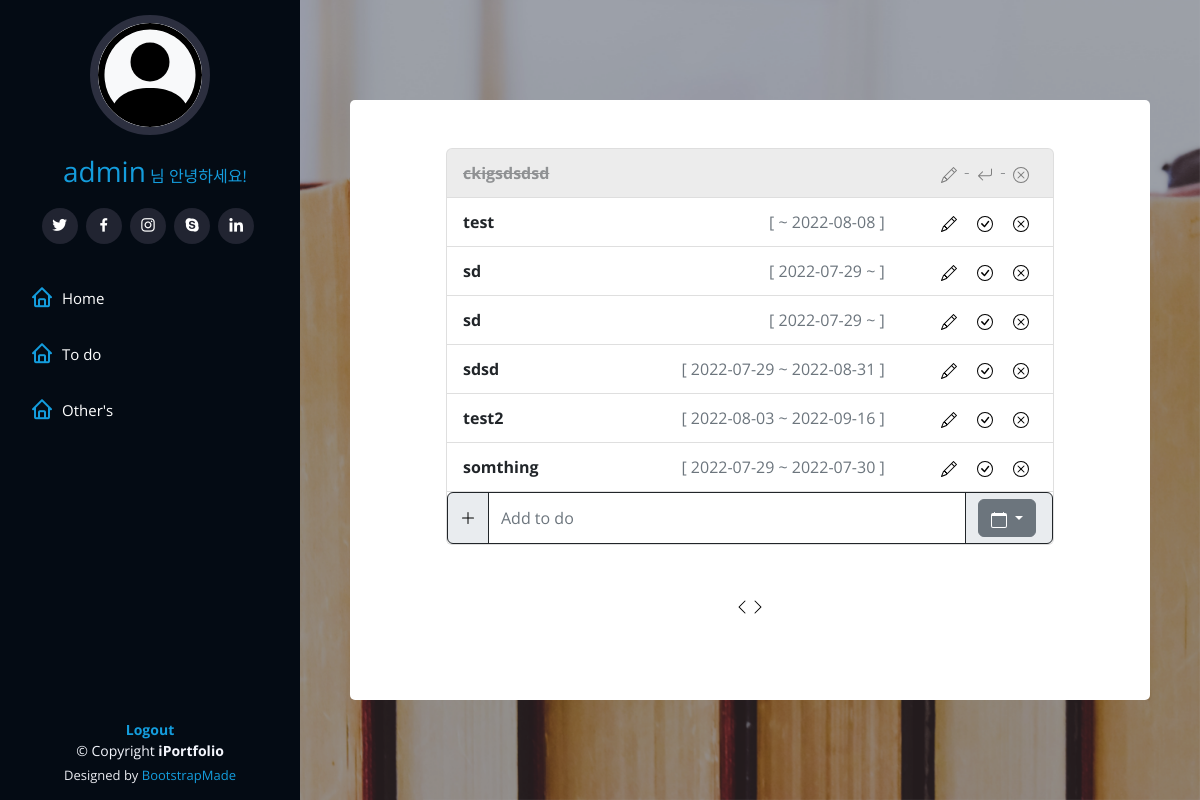
The page /todo/ (signed in) on the database its author committed.
### app/models.py (models this page shows, shortened)
class Post(models.Model):
    content = models.TextField()
    user = models.ForeignKey(User, on_delete=models.CASCADE)
    time = models.DateTimeField(null=True)
    done = models.BooleanField(default=False)
    start_time = models.DateTimeField(null=True)
    end_time = models.DateTimeField(null=True)

### app/views.py (the view, shortened to what this page needs)
# urls.py: path('todo/', views.todo, name='todo'),
def todo(request):
    if request.method == "GET":
        print(request.user)
        if not request.user.is_authenticated:
            return render(request, 'todo.html')
        else:
            posts = Post.objects.filter(user=request.user).order_by('-id')
            paginator = Paginator(posts, 7)
            pagenum = request.GET.get('page')
            posts = paginator.get_page(pagenum)
            return render(request, 'todo.html', {'posts':posts})
    return redirect('todo')

### app/templates/todo.html (shortened to what this page needs)
{% extends 'base.html' %}
{% block content %}
  {% load static %}
  <link rel="stylesheet" href="{% static 'assets/css/todo.css' %}">
  <section id="todo" class="">
    <div class="todo-container" data-aos="fade-in">
      {% if user.is_authenticated %}
        <ul class="list-group mx-5 p-5">
          {% for post in posts %}
            {% if post.done %}
              <li class="list-group-item d-flex justify-content-between todo-component lh-lg done">
              {% else %}
                <li class="list-group-item d-flex justify-content-between todo-component lh-lg">
                {% endif %}
                <span class="me-auto fw-bolder">{{ post.content }}</span>
                {% if post.start_time != None or post.end_time != None %}
                  <div class='me-5 text-secondary'>
                    [
                    <span>{{ post.start_time|date:'Y-m-d' }}</span>
                    ~
                    <span class='end-time'>{{ post.end_time|date:'Y-m-d' }}</span>
                    ]
                  </div>
                {% endif %}
                <div class='todo-buttons'>
                  <a href="{% url 'modify' post.id %}">
                  </a>
                  <a href="{% url 'done' post.id %}">
                  </a>
                  <a href="{% url 'delete' post.id %}">
                  </a>
                </div>
              </li>
            {% endfor %}
            <form action="" class="list-group-item p-0" method="POST">
              <div class="input-group">
                <span class="input-group-text border-dark" id="basic-addon1"><img src="{% static 'assets/img/plus-lg.svg'%}" alt=""></span>
                <input type="text" class="form-control py-2 border-dark" placeholder="Add to do" aria-label="Username" aria-describedby="basic-addon1" name="todo" autofocus="autofocus">
                <span class="input-group-text border-dark" id="basic-addon1">
                  <div class="d-flex">
                    <div class="dropdown me-1">
                      <button type="button" class="btn btn-secondary dropdown-toggle" data-bs-toggle="dropdown" aria-expanded="false" data-bs-offset="10,20">
                      </button>
                    </div>
                  </div>
                </span>
              </div>
            </form>
        </ul>
        <div class='paginator d-flex justify-content-center'>
          <a class='ms-auto' href={% if posts.has_previous %} "?page={{ posts.previous_page_number }}" {% else%} "" {% endif %}>
            <svg xmlns="http://www.w3.org/2000/svg" width="16" height="16" fill="currentColor" class="bi bi-chevron-left" viewbox="0 0 16 16">
              <path fill-rule="evenodd" d="M11.354 1.646a.5.5 0 0 1 0 .708L5.707 8l5.647 5.646a.5.5 0 0 1-.708.708l-6-6a.5.5 0 0 1 0-.708l6-6a.5.5 0 0 1 .708 0z"/>
            </svg>
          </a>
          <a class='me-auto' href={% if posts.has_next %} "?page={{ posts.next_page_number }}" {% else%} "" {% endif %}>
            <svg xmlns="http://www.w3.org/2000/svg" width="16" height="16" fill="currentColor" class="bi bi-chevron-right" viewbox="0 0 16 16">
              <path fill-rule="evenodd" d="M4.646 1.646a.5.5 0 0 1 .708 0l6 6a.5.5 0 0 1 0 .708l-6 6a.5.5 0 0 1-.708-.708L10.293 8 4.646 2.354a.5.5 0 0 1 0-.708z"/>
            </svg>
          </a>
        </div>
      </div>
    {% endif %}
  </section>
{% endblock %}

### app/templates/base.html (shortened to what this page needs)
{% load static %}
<!DOCTYPE html>
<html lang="en">
  <head>
    <link href="{% static 'assets/vendor/aos/aos.css'%}" rel="stylesheet">
    <link href="{% static 'assets/vendor/bootstrap/css/bootstrap.min.css'%}" rel="stylesheet">
    <link href="{% static 'assets/vendor/bootstrap-icons/bootstrap-icons.css'%}" rel="stylesheet">
    <link href="{% static 'assets/vendor/boxicons/css/boxicons.min.css'%}" rel="stylesheet">
    <link href="{% static 'assets/vendor/glightbox/css/glightbox.min.css'%}" rel="stylesheet">
    <link href="{% static 'assets/vendor/swiper/swiper-bundle.min.css'%}" rel="stylesheet">
    <link href="{% static 'assets/css/style.css'%}" rel="stylesheet">
  </head>
  <body>
    <header id="header">
      <div class="d-flex flex-column">
        <div class="profile">
          {% if user.is_authenticated %}
            <a href="">
              <img src="{% static 'assets/img/person-circle.svg'%}" alt="" class="img-fluid rounded-circle c bg-light">
              <span class="fs-3 ms-5">
                {% if user.last_name %}
                  {{ user.last_name }}{{ user.first_name }}</span>
              {% else %}
                {{ user.username }}</span>
            {% endif %}
            님 안녕하세요!
          </a>
          {% else%}
          <a href="{% url 'login' %}">
            <img src="{% static 'assets/img/person-circle.svg'%}" alt="" class="img-fluid rounded-circle bg-light">
            <h1>{{ user.username }}</h1>
            <h1 class="text-light">로그인</h1>
          </a>
        {% endif %}
        <div class="social-links mt-3 text-center">
          <a href="#" class="twitter">
            <i class="bx bxl-twitter"></i>
          </a>
          <a href="#" class="facebook">
            <i class="bx bxl-facebook"></i>
          </a>
          <a href="#" class="instagram">
            <i class="bx bxl-instagram"></i>
          </a>
          <a href="#" class="google-plus">
            <i class="bx bxl-skype"></i>
          </a>
          <a href="#" class="linkedin">
            <i class="bx bxl-linkedin"></i>
          </a>
        </div>
      </div>
      <nav id="navbar" class="nav-menu navbar">
        <ul>
          <li>
            <a href="{% url 'home' %}" class="nav-link scrollto active">
              <i class="bx bx-home"></i>
              <span>Home</span></a>
          </li>
          <li>
            <a href="{% url 'todo' %}" class="nav-link scrollto active">
              <i class="bx bx-home"></i>
              <span>To do</span></a>
          </li>
          <li>
            <a href="{%url 'others' %}" class="nav-link scrollto active">
              <i class="bx bx-home"></i>
              <span>Other's</span></a>
          </li>
        </ul>
      </nav>
    </div>
  </header>
  {% block content %}{% endblock %}
  <footer id="footer" class="text-center">
    {% if user.is_authenticated %}
      <a href="{% url 'logout' %}" class="pb-5 fw-bolder">Logout</a>
    {% endif %}
    <div class="container">
      <div class="copyright">
        &copy; Copyright
        <strong>
          <span>iPortfolio</span></strong>
      </div>
      <div class="credits">
        Designed by
        <a href="https://bootstrapmade.com/">BootstrapMade</a>
      </div>
    </div>
  </footer>
</body>
</html>

### static/assets/css/style.css (style rules this page uses)
body { font-family: "Open Sans", sans-serif; color: #272829; }
a { color: #149ddd; text-decoration: none; }
#header { position: fixed; top: 0; left: 0; bottom: 0; width: 300px; transition: all ease-in-out 0.5s; z-index: 9997; transition: all 0.5s; padding: 0 15px; background: #040b14; overflow-y: auto; }
#header .profile img { margin: 15px auto; display: block; width: 120px; border: 8px solid #2c2f3f; }
#header .profile .social-links a { font-size: 18px; display: inline-block; background: #212431; color: #fff; line-height: 1; padding: 8px 0; margin-right: 4px; border-radius: 50%; text-align: center; width: 36px; height: 36px; transition: 0.3s; }
.nav-menu { padding: 30px 0 0 0; }
.nav-menu * { margin: 0; padding: 0; list-style: none; }
.nav-menu > ul > li { position: relative; white-space: nowrap; }
.nav-menu a, .nav-menu a:focus { display: flex; align-items: center; color: #a8a9b4; padding: 12px 15px; margin-bottom: 8px; transition: 0.3s; font-size: 15px; }
.nav-menu a i, .nav-menu a:focus i { font-size: 24px; padding-right: 8px; color: #6f7180; }
.nav-menu a:hover, .nav-menu .active, .nav-menu .active:focus, .nav-menu li:hover > a { text-decoration: none; color: #fff; }
.nav-menu a:hover i, .nav-menu .active i, .nav-menu .active:focus i, .nav-menu li:hover > a i { color: #149ddd; }
section { padding: 60px 0; overflow: hidden; }
#footer { padding: 15px; color: #f4f6fd; font-size: 14px; position: fixed; left: 0; bottom: 0; width: 300px; z-index: 9999; background: #040b14; }
#footer .copyright { text-align: center; }
#footer .credits { padding-top: 5px; text-align: center; font-size: 13px; color: #eaebf0; }

### static/assets/css/todo.css (style rules this page uses)
#todo { width: 100%; height: 100vh; background: url("../img/hero-bg.jpg") top center; background-size: cover; color: black; position: relative; }
#todo:before { content: ""; background: rgba(5, 13, 24, 0.3); position: absolute; bottom: 0; top: 0; left: 0; right: 0; z-index: 1; }
#todo .todo-container { position: absolute; bottom: 100px; top: 100px; left: 350px; right: 50px; z-index: 2; min-width: 300px; background-color: white; border-radius: 5px; overflow: scroll; }
@media (min-width: 1024px) { #todo { background-attachment: fixed; } }
#todo ul { list-style: none; }
#todo a { color: black; }
#todo .paginator { margin: 0 48px 0 48px; padding: 0 48px 0 48px; }

### rows shown on the page
Post: content "ckigsdsdsd", done True (drawn)
Post: content "test", end_time "2022-08-08", done False (drawn)
Post: content "sd", start_time "2022-07-29", done False (drawn)
Post: content "sd", start_time "2022-07-29", done False (drawn)
Post: content "sdsd", start_time "2022-07-29", end_time "2022-08-31", done False (drawn)
Post: content "test2", start_time "2022-08-03", end_time "2022-09-16", done False (drawn)
Post: content "somthing", start_time "2022-07-29", end_time "2022-07-30", done False (drawn)

### other values the page prints
{{ user.username }} "admin"
